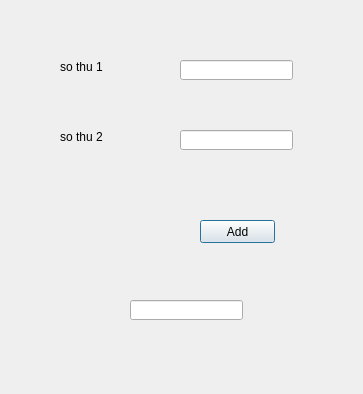
<?xml version="1.0" encoding="UTF-8"?>
<ui version="4.0">
 <class>Dialog</class>
 <widget class="QDialog" name="Dialog">
  <property name="geometry">
   <rect>
    <x>0</x>
    <y>0</y>
    <width>363</width>
    <height>394</height>
   </rect>
  </property>
  <property name="windowTitle">
   <string>Dialog</string>
  </property>
  <widget class="QLineEdit" name="lineEdit_2">
   <property name="geometry">
    <rect>
     <x>180</x>
     <y>130</y>
     <width>113</width>
     <height>20</height>
    </rect>
   </property>
  </widget>
  <widget class="QPushButton" name="pushButton">
   <property name="geometry">
    <rect>
     <x>200</x>
     <y>220</y>
     <width>75</width>
     <height>23</height>
    </rect>
   </property>
   <property name="text">
    <string>Add</string>
   </property>
  </widget>
  <widget class="QLabel" name="label_2">
   <property name="geometry">
    <rect>
     <x>60</x>
     <y>130</y>
     <width>47</width>
     <height>13</height>
    </rect>
   </property>
   <property name="text">
    <string>so thu 2</string>
   </property>
  </widget>
  <widget class="QLineEdit" name="lineEdit_3">
   <property name="geometry">
    <rect>
     <x>130</x>
     <y>300</y>
     <width>113</width>
     <height>20</height>
    </rect>
   </property>
  </widget>
  <widget class="QLabel" name="label">
   <property name="geometry">
    <rect>
     <x>60</x>
     <y>60</y>
     <width>47</width>
     <height>13</height>
    </rect>
   </property>
   <property name="text">
    <string>so thu 1</string>
   </property>
  </widget>
  <widget class="QLineEdit" name="lineEdit">
   <property name="geometry">
    <rect>
     <x>180</x>
     <y>60</y>
     <width>113</width>
     <height>20</height>
    </rect>
   </property>
  </widget>
 </widget>
 <resources/>
 <connections/>
</ui>
